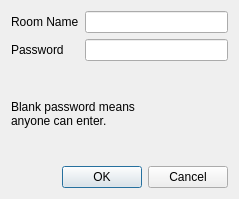
<?xml version="1.0" encoding="UTF-8"?>
<ui version="4.0">
 <class>croom_dialog</class>
 <widget class="QDialog" name="croom_dialog">
  <property name="geometry">
   <rect>
    <x>0</x>
    <y>0</y>
    <width>239</width>
    <height>199</height>
   </rect>
  </property>
  <property name="windowTitle">
   <string>Create Conference Room</string>
  </property>
  <layout class="QGridLayout" name="gridLayout">
   <item row="0" column="0">
    <layout class="QHBoxLayout">
     <item>
      <layout class="QVBoxLayout">
       <item>
        <widget class="QLabel" name="label">
         <property name="text">
          <string>Room Name</string>
         </property>
         <property name="buddy">
          <cstring>lineEdit</cstring>
         </property>
        </widget>
       </item>
       <item>
        <widget class="QLabel" name="label_2">
         <property name="text">
          <string>Password</string>
         </property>
         <property name="buddy">
          <cstring>lineEdit_2</cstring>
         </property>
        </widget>
       </item>
      </layout>
     </item>
     <item>
      <layout class="QVBoxLayout">
       <item>
        <widget class="QLineEdit" name="lineEdit"/>
       </item>
       <item>
        <widget class="QLineEdit" name="lineEdit_2"/>
       </item>
      </layout>
     </item>
    </layout>
   </item>
   <item row="1" column="0">
    <widget class="QLabel" name="label_3">
     <property name="text">
      <string>Blank password means
anyone can enter.</string>
     </property>
    </widget>
   </item>
   <item row="2" column="0">
    <widget class="QDialogButtonBox" name="buttonBox">
     <property name="orientation">
      <enum>Qt::Horizontal</enum>
     </property>
     <property name="standardButtons">
      <set>QDialogButtonBox::Cancel|QDialogButtonBox::Ok</set>
     </property>
    </widget>
   </item>
  </layout>
 </widget>
 <resources/>
 <connections>
  <connection>
   <sender>buttonBox</sender>
   <signal>accepted()</signal>
   <receiver>croom_dialog</receiver>
   <slot>accept()</slot>
   <hints>
    <hint type="sourcelabel">
     <x>248</x>
     <y>254</y>
    </hint>
    <hint type="destinationlabel">
     <x>157</x>
     <y>274</y>
    </hint>
   </hints>
  </connection>
  <connection>
   <sender>buttonBox</sender>
   <signal>rejected()</signal>
   <receiver>croom_dialog</receiver>
   <slot>reject()</slot>
   <hints>
    <hint type="sourcelabel">
     <x>316</x>
     <y>260</y>
    </hint>
    <hint type="destinationlabel">
     <x>286</x>
     <y>274</y>
    </hint>
   </hints>
  </connection>
 </connections>
</ui>
